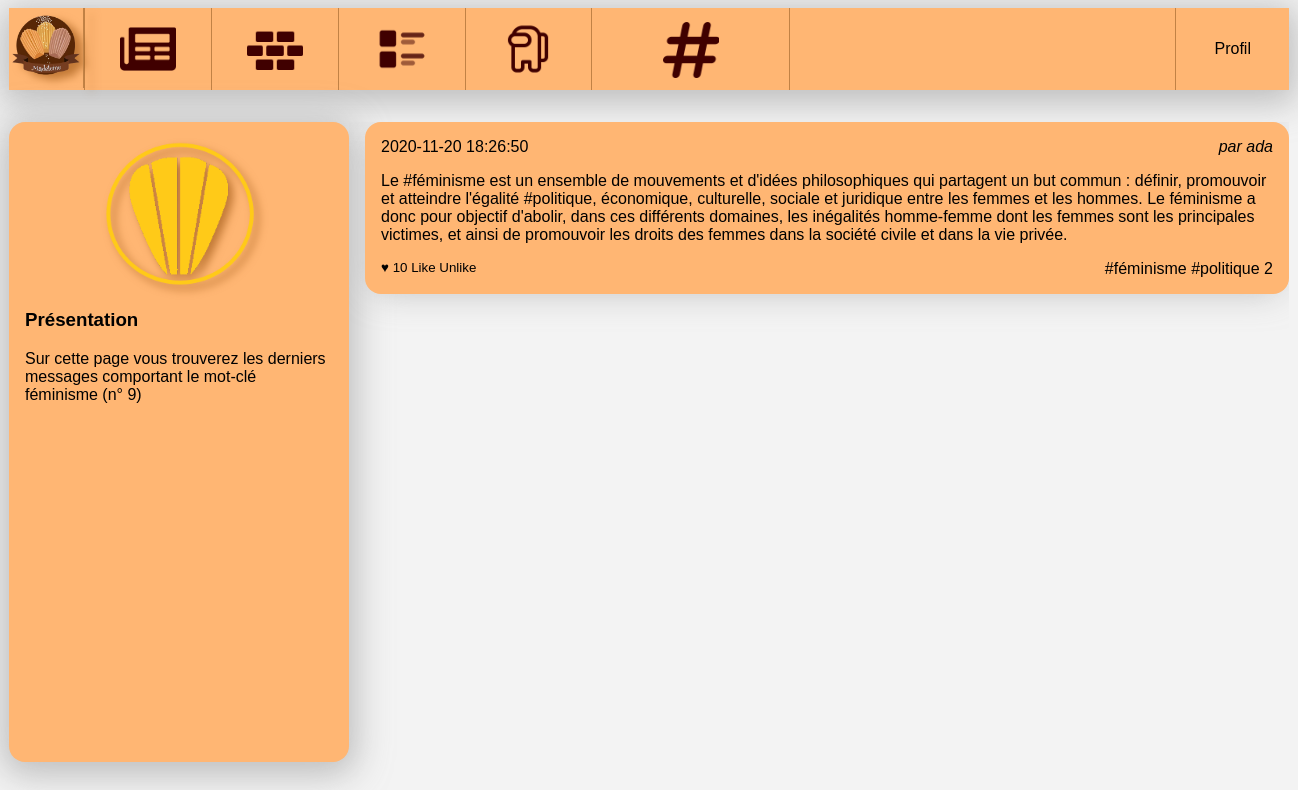
The page /Niveau1/tags.php?tag_id=9 (signed in) on the database its author committed.
### tables this page shows
CREATE TABLE `tags` (
  `id` int(10) UNSIGNED NOT NULL,
  `label` varchar(255) NOT NULL
);

CREATE TABLE `users` (
  `id` int(10) UNSIGNED NOT NULL,
  `email` varchar(255) NOT NULL,
  `password` varchar(255) NOT NULL,
  `alias` varchar(255) NOT NULL
);

### Niveau1/message.php (the view, shortened to what this page needs)
<article>
    <h3>
        <time datetime='2020-02-01 11:12:13' ><?php echo $post['created'] ?></time>
    </h3>
        <address>par <a href="wall.php?user_id=<?php echo $post['id']?>"><?php echo $post['author_name'] ?></a></address>
    <div>
        <?php echo $post['content'] ?>
    </div>
    <?php
        $tab = explode(",",$post['taglist']);
        $list_of_tag_id= explode(",", $post['tag_id_list']);
        $last_element=array_pop($list_of_tag_id);
        array_unshift($list_of_tag_id, $last_element);
    ?>
    <footer>
    <small>
        ♥ <?php echo $post['like_number'] ?>
        <a href="like.php?post_id=<?php echo $post['id']; ?>">Like</a>
        <a href="unlike.php?post_id=<?php echo $post['id']; ?>">Unlike</a>
    </small>
        <?php
        if($tab !== [""]){
            for ($i=0; $i < count($tab); $i++) {
        ?>
            <a href="tags.php?tag_id=<?php echo $list_of_tag_id[$i] ?>">#<?php echo $tab[$i] ?></a>
        <?php
        }
        }else{
            ?>
            <br>
            <?php
        }
        ?>
        <?php
        $str = $post['content'];
        $pattern = "/#/";
        $result = preg_match_all($pattern, $str);
        if ($result>0){
        echo $result;
        }
        ?>
        </footer>
</article>

### Niveau1/tags.php (shortened to what this page needs)
<!doctype html>
<html lang="fr">
    <head>
        <link rel="stylesheet" href="style.css"/>
    </head>
    <body>
    <header>
            <img  id="madeli" src="images/madeleine_pdp.png" alt="Logo de notre réseau social"/>
            <?php include 'header.php';
            ?>
        </header>
        <div id="wrapper">
            <?php
            $tagId = intval($_GET['tag_id']);
            ?>
            <aside>
                <?php
                $laQuestionEnSql = "SELECT * FROM tags WHERE id= '$tagId' ";
                $lesInformations = $mysqli->query($laQuestionEnSql);
                $tag = $lesInformations->fetch_assoc();
                ?>
                <img src="images/madeleines.png" alt="Portrait de l'utilisatrice"/>
                <section>
                    <h3>Présentation</h3>
                    <p>Sur cette page vous trouverez les derniers messages comportant
                        le mot-clé <?php echo $tag['label'] ?>
                        (n° <?php echo $tagId ?>)
                    </p>
                </section>
            </aside>
            <main>
                <?php
                $laQuestionEnSql = "
                    SELECT posts.content,
                    posts.created,
                    users.id as id,
                    users.alias as author_name,
                    count(likes.id) as like_number,
                    GROUP_CONCAT(DISTINCT tags.label) AS taglist,
                    GROUP_CONCAT(DISTINCT tags.id) AS tag_id_list
                    FROM posts_tags as filter
                    JOIN posts ON posts.id=filter.post_id
                    JOIN users ON users.id=posts.user_id
                    LEFT JOIN posts_tags ON posts.id = posts_tags.post_id
                    LEFT JOIN tags       ON posts_tags.tag_id  = tags.id
                    LEFT JOIN likes      ON likes.post_id  = posts.id
                    WHERE filter.tag_id = '$tagId'
                    GROUP BY posts.id
                    ORDER BY posts.created DESC
                    ";
                $lesInformations = $mysqli->query($laQuestionEnSql);
                while ($post = $lesInformations->fetch_assoc())
                {
                    include 'message.php';
                } ?>
            </main>
        </div>
    </body>
</html>

### Niveau1/style.css (style rules this page uses)
body { background-color: #f3f3f3; font-family: Arial; }
a { text-decoration: none; color: black; }
body>header { background-color: #FFB673; box-shadow: 0px 6px 34px 7px rgba(158, 158, 158, 0.63); display: flex; width: 80em; margin: 0 auto 2em auto; padding: 0; }
body>header #madeli { height: 5em; filter: drop-shadow(8px 5px 4px rgba(138, 67, 0, 0.527)); border-right: 1px solid #c18245; }
#wrapper { display: flex; width: 80em; margin: 0 auto 2em auto; }
#wrapper aside { background-color: #FFB673; box-shadow: 0px 6px 34px 7px rgba(158, 158, 158, 0.63); flex: 1; padding: 1em; border-radius: 1em; }
#wrapper aside img { display: block; width: 50%; margin: auto; filter: drop-shadow(5px 5px 4px rgba(138, 67, 0, 0.527)); }
#wrapper main { flex: 3; padding-left: 1em; height: 80vh; overflow-y: scroll; }
#wrapper main article { box-shadow: 0px 6px 34px -9px rgba(158, 158, 158, 0.63); background-color: #FFB673; padding: 1em; margin-bottom: 1em; border-radius: 1em; }
#wrapper main article h3 { margin: 0; padding: 0; font-weight: normal; font-size: 1em; }
#wrapper main article time { float: left; }
#wrapper main article address { text-align: right; margin-bottom: 1em; }
#wrapper main article footer { margin-top: 1em; text-align: right; }
#wrapper main article footer small { float: left; }

### rows shown on the page
tags: label "féminisme"
users: created "2020-11-20 18:26:50", alias "ada", content "Le #féminisme est un ensemble de mouvements et d'idées philosophiques qui partagent un but commun : définir, promouvoir et atteindre l'égalité #politique, économique, culturelle, sociale et juridique entre les femmes et les hommes. Le féminisme a donc pour objectif d'abolir, dans ces différents domaines, les inégalités homme-femme dont les femmes sont les principales victimes, et ainsi de promouvoir les droits des femmes dans la société civile et dans la vie privée.", like_number "10", i "féminisme", i "politique", result "2"

### other values the page prints
$tagId "9"
